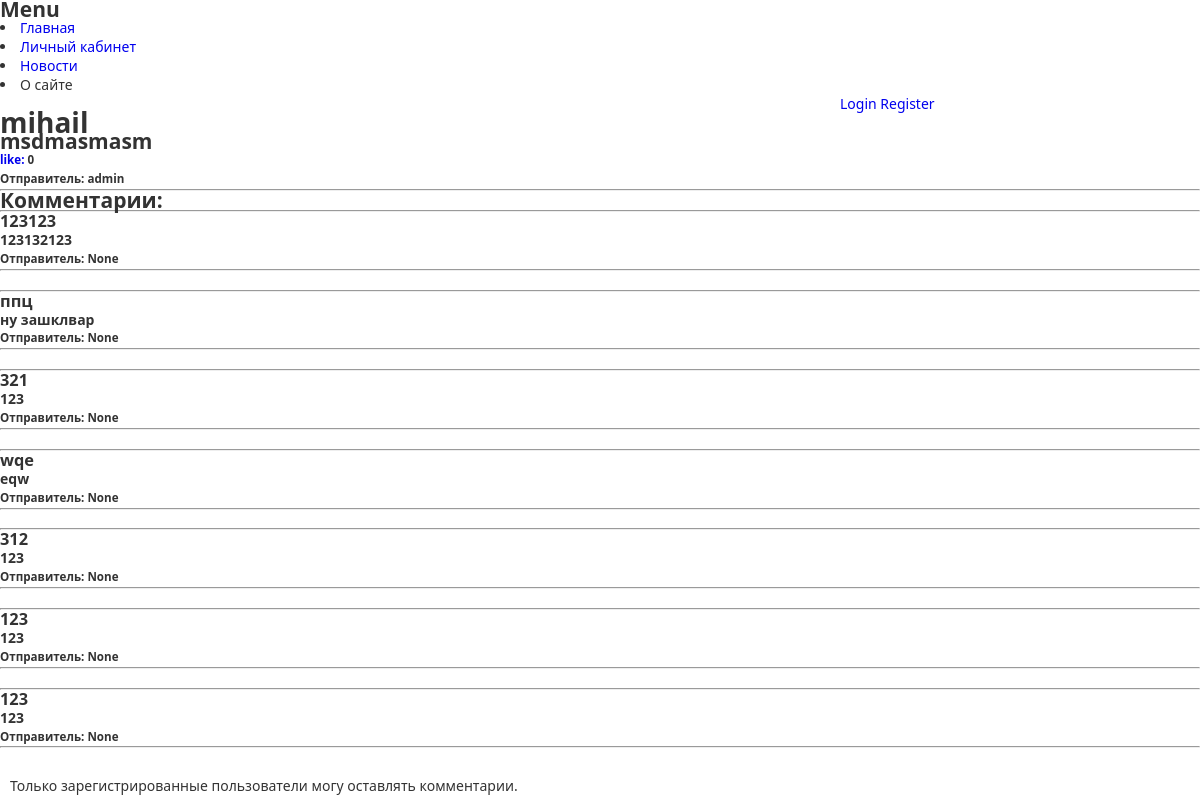
/news/19/, run on an earlier commit of the app's database.
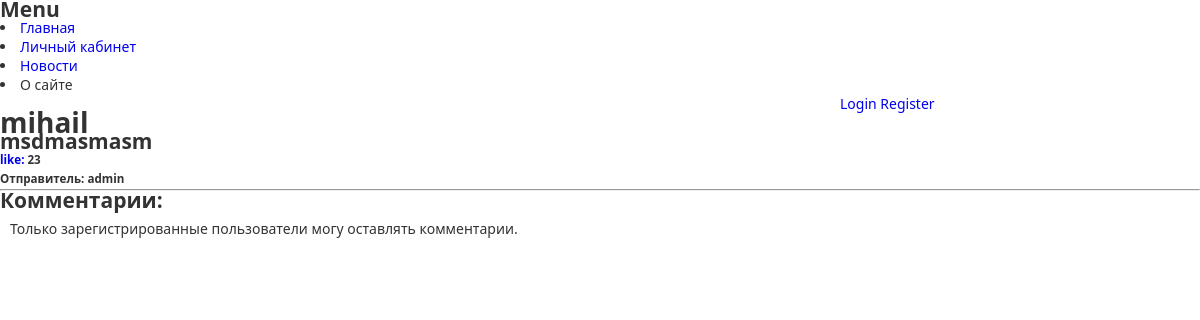
And on a later commit of the database.
### news/models.py (models this page shows, shortened)
class News(models.Model):
    title = models.CharField(max_length=20,unique=True)
    text = models.TextField()
    likes = models.IntegerField(default=0)
    avtor = models.ForeignKey(User,null=True,blank=True)

class Comments(models.Model):
    title = models.CharField(max_length=40)
    text = models.TextField()
    avtor = models.ForeignKey(User,null=True,blank=True)
    comments_news = models.ForeignKey(News,null=True,blank=True)

### news/views.py (the view, shortened to what this page needs)
# urls.py: url(r'^(?P<pk>\d+)/$',NewsOneView.as_view(),name='news_one'),
class NewsOneView(CreateView):
    template_name = 'news_one.html'
    model = Comments
    form_class = CommentAddForm
    def get_context_data(self, **kwargs):
        context = super(NewsOneView, self).get_context_data(**kwargs)
        context['news'] = News.objects.get(id=self.kwargs['pk'])
        return context
    """НЕПРАВИОООО то что ниже"""

### templates/news_one.html
{% extends 'main.html' %}
{% block content %}
<h1>{{ news.title }}</h1>
    <h2>{{ news.text }}</h2>
    <h5><a href="/news/add_like/{{ news.id }}/">like: </a>{{ news.likes }}</h5>
    <h5><a>Отправитель: </a>{{ news.avtor}}</h5>
<hr>
<h2>Комментарии:</h2>
{% for comment in news.comments_set.all %}
    <hr>
    <h3>{{ comment.title }}</h3>
    <h4>{{ comment.text }}</h4>
    <h5>Отправитель: {{ comment.avtor }}</h5>
    <hr>
    <br />
{% endfor %}
    {% if user.is_active %}<form method="post">
        {% csrf_token %}
        {{ form }}
        <button class="btn_go" type="submit">add</button>
    </form>
    {% else %}
        <label>Только зарегистрированные пользователи могу оставлять комментарии.</label>
    {% endif %}
{% endblock %}

### templates/main.html (shortened to what this page needs)
{% load staticfiles %}
<!DOCTYPE html>
<html lang="en">
<head>
    <link rel="stylesheet" type="text/css" href="{% static "static/css/static.css" %}">
</head>
<body>
    <h2>Menu</h2>
    <menu>
        <li><a href="/" >Главная</a></li>
        <li><a href="/accounts/lk/" >Личный кабинет</a></li>
        <li><a href="/news/all/" >Новости</a></li>
        <li><a href="#" ></a>О сайте</li>
    </menu>
   <div class="login"> {% if user.is_active %}
       {{ user.username }}<a href="/accounts/logout/">(Logout)</a>
    {% else %}
        <a href={% url 'login' %}>Login</a>
        <a href={% url 'register' %}>Register</a>
    {% endif %}
   </div>
{% block content %}
{% endblock %}
</body>
</html>

### static/css/static.css (style rules this page uses)
* { margin: 0; padding: 0; }
body { width: 100%; height: 100%; color:#333; background: #fff; font-family: "Segoe UI", "HelveticaNeue-Light", "Helvetica Neue Light", "Helvetica Neue", Helvetica, Arial, sans-serif; font-size:14px; line-height:135%; }
a { text-decoration:none; }
.login { margin-left: 70%; }
label { display: block; margin: 10px; }

What changed in the data, as far as the page shows it:
removed Comments: title "123123", text "123132123", avtor "None"
removed Comments: title "ппц", text "ну зашклвар", avtor "None"
removed Comments: title "321", text "123", avtor "None"
removed Comments: title "wqe", text "eqw", avtor "None"
removed Comments: title "312", text "123", avtor "None"
removed Comments: title "123", text "123", avtor "None"
removed Comments: title "123", text "123", avtor "None"
changed News "mihail": likes "0" → "23"
